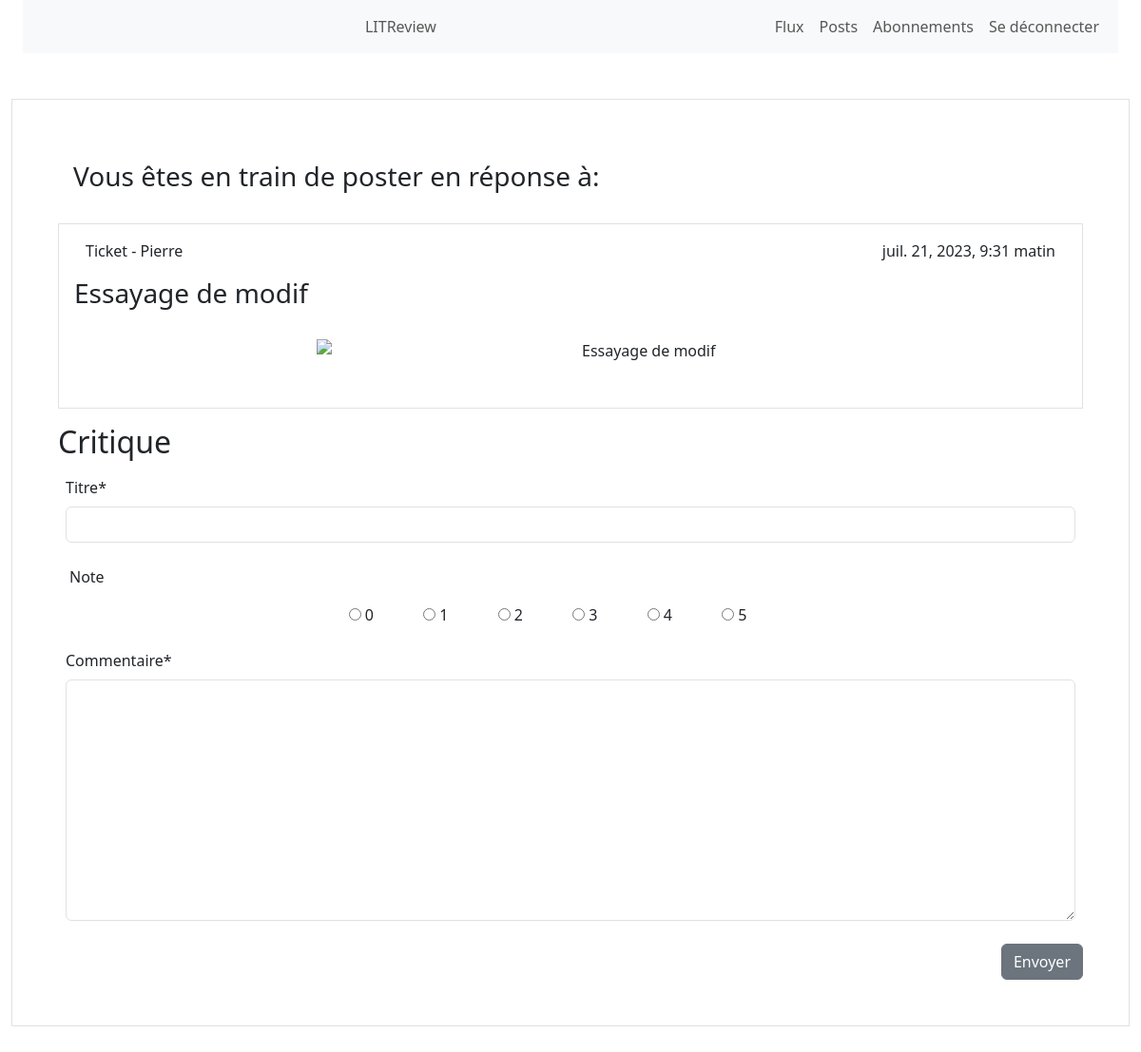
The page /tickets/82/review/add (signed in) on the database its author committed.
### blog/models.py (models this page shows, shortened)
class Ticket(models.Model):
    title = models.CharField(
        max_length=128, verbose_name='Titre', default=None)
    description = models.TextField(max_length=2048, blank=True)
    user = models.ForeignKey(settings.AUTH_USER_MODEL,
                             on_delete=models.CASCADE, blank=True)
    image = models.ImageField(null=True, blank=True, upload_to="image/")
    time_created = models.DateTimeField(
        auto_now_add=True)
    IMAGE_MAX_SIZE = (708, 270)

### authenticate/models.py (models this page shows)
class User(AbstractUser):
    pass

### blog/views.py (the view, shortened to what this page needs)
@login_required
def creat_review(request, ticket_id):
    ticket_preview = get_object_or_404(models.Ticket, id=ticket_id)
    review_form = forms.ReviewForms()
    return render(request, 'blog/creat-review.html', context={
        'review_form': review_form,
        "ticket_preview": ticket_preview
    })

### blog/forms.py
class ReviewForms(forms.ModelForm):
    CHOICES = [(0, 0), (1, 1), (2, 2), (3, 3), (4, 4), (5, 5)]
    rating = forms.CharField(label='Note', widget=forms.RadioSelect(
        choices=CHOICES, attrs={'class': 'radioblock'}))
    headline = forms.CharField(label='Titre')
    body = forms.CharField(label='Commentaire', widget=forms.Textarea)
    class Meta:
        model = models.Review
        fields = ["rating", "headline", "body"]

### blog/templates/blog/creat-review.html (shortened to what this page needs)
{% extends "base.html" %}
{% load crispy_forms_tags %}
{% block content %}
<div class='container-fluid p-5 my-5 border'>
    {% include 'blog/display-ticket-in-review-form.html' %}
    <h2>Critique</h2>
    <form method='post' enctype="multipart/form-data">
        <div class="p-2">
            {{ review_form.headline|as_crispy_field }}
        </div>
        {% include 'blog/radio-rating.html' %}
        <div class="p-2">
            {{review_form.body|as_crispy_field}}
        </div>
        <div class="d-md-flex justify-content-md-end">
            <button class="btn btn-secondary" type='submit' value="signup">Envoyer</button>
        </div>
    </form>
</div>
{% endblock content %}

### blog/templates/blog/display-ticket-in-review-form.html
<div>
    <h3  class= "p-3">Vous êtes en train de poster en réponse à:</h3>
    <div class='container p-3 my-3 border'>
        <div class="container-fluid">
            <div class="row">
                <div class="col-sm-6">
                    <p>Ticket - {{ticket_preview.user}}</p>
                </div>
                <div class="col-sm-6 " style="text-align:right">
                    <p> {{ticket_preview.time_created}} </p>
                </div>
            </div>
        </div>
        <h3>
            {{ticket_preview.title}}
        </h3>
        <div class="container-fluid p-3 my-3">
            <div class="row">
                <div class="col-sm-6">
                    {% if ticket_preview.image %}
                        <div class='d-flex justify-content-center'>
                            <img src = '{{ticket_preview.image.url}}' >
                        </div>
                    {% else %}
                    <div class='d-flex justify-content-center'>
                        <img src = 'media/image/no-photo-icon-free-image.jpg' >
                    </div>
                    {% endif %}
                </div>
                <div class="col-sm-6">
                    <div>
                        {{ticket_preview.description}}
                    </div>
                </div>
            </div>
        </div>
    </div>
</div>

### blog/static/blog/styles.css (style rules this page uses)
:root { --star-size: 30px; --star-color: #ada9a9; --star-background: #fc0; }

### rows shown on the page
Ticket: user "Pierre", time_created "juil. 21, 2023, 9:31 matin", title "Essayage de modif", description "Essayage de modif"

### other values the page prints
{{ review_form.rating.label }} "Note"
